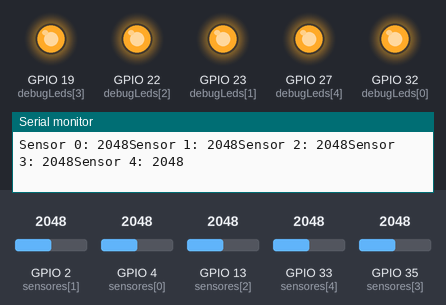
Recording of a sketch running on a simulated ESP32. Shown: output pins drawn as LEDs (lit = HIGH), the last lines printed to the serial monitor. The inputs (shaded band) are chosen by the test bench; at power-on: GPIO 2 (sensores[1]) = 2048, GPIO 4 (sensores[0]) = 2048, GPIO 13 (sensores[2]) = 2048, GPIO 33 (sensores[4]) = 2048, GPIO 35 (sensores[3]) = 2048.

Above: at 1.2 s.
1.3 s: GPIO 2 (sensores[1]) set to 1042
4.3 s: GPIO 2 (sensores[1]) set to 955
At 4.8 s:
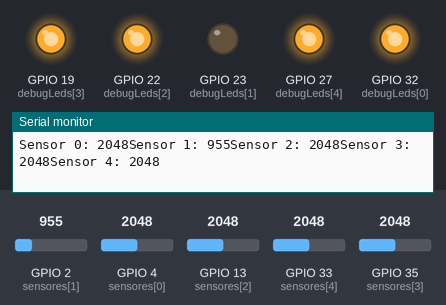
5.9 s: GPIO 4 (sensores[0]) set to 1066
8.9 s: GPIO 4 (sensores[0]) set to 929
At 10.0 s:
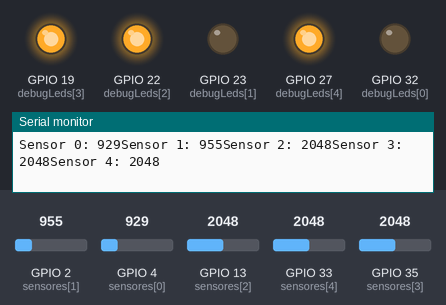
10.5 s: GPIO 13 (sensores[2]) set to 1041
13.5 s: GPIO 13 (sensores[2]) set to 975
At 14.3 s:
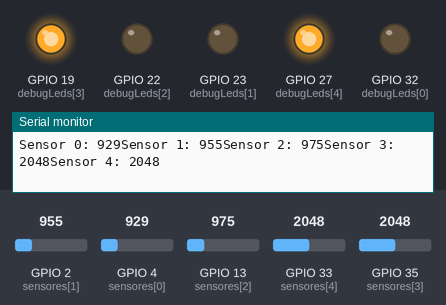
Timing chart, 0 to 16.1 s (numbered marks = the images above; inputs shaded):
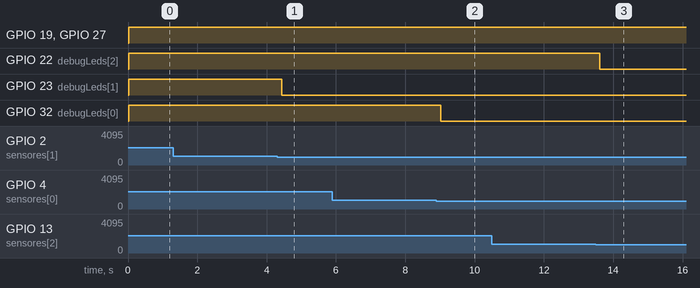

Measured:
- the behaviour switches between 1001 and 1000 on GPIO 2 (sensores[1]) (found by bisection; images 0 and 1)
- the behaviour switches between 1001 and 1000 on GPIO 4 (sensores[0]) (found by bisection; images 1 and 2)
- the behaviour switches between 1001 and 1000 on GPIO 13 (sensores[2]) (found by bisection; images 2 and 3)
- after the input at 4.3 s, GPIO 23 (debugLeds[1]): HIGH → LOW after 0.14 s
- after the input at 8.9 s, GPIO 32 (debugLeds[0]): HIGH → LOW after 0.12 s
- after the input at 13.5 s, GPIO 22 (debugLeds[2]): HIGH → LOW after 0.11 s

The sketch:

sololumenled.ino
```cpp
#include <Arduino.h>
#include <math.h>

//Tamanho dos arrays de leitura e sensores, ou seja, o n° de sensores de luminosidade utilizados
const int length = 5;

int sensores[length] = {4, 2, 13, 35, 33};
int leituras[length];
int debugLeds[length] = {32, 23, 22, 19, 27};

//Leitura mínima para a leitura ser branca, ou seja, qualquer número acima de corte será branco
int corte = 1000;

void setup() {
  Serial.begin(9600);
  for(int i = 0; i < length; i++)
  {
    pinMode(sensores[i], INPUT);
    pinMode(debugLeds[i], OUTPUT);
  }
  Serial.println("debug");
}

void loop()
{
  lerSensores();
  printValores();
  debug();
}

void lerSensores()
{
  for(int i = 0; i < length; i++)
  {
    leituras[i] = analogRead(sensores[i]);
  }
}

void printValores()
{

  for(int i = 0; i < length; i++)
  {
    Serial.print("Sensor " + String(i) + ": " + String(leituras[i]));
  }
  Serial.println();
}

void debug()
{
  for(int i = 0; i < length; i++)
  {
    if(leituras[i] > corte)
    {
      digitalWrite(debugLeds[i], HIGH);
    }
    else
    {
      digitalWrite(debugLeds[i], LOW);
    }
  }
}
```
